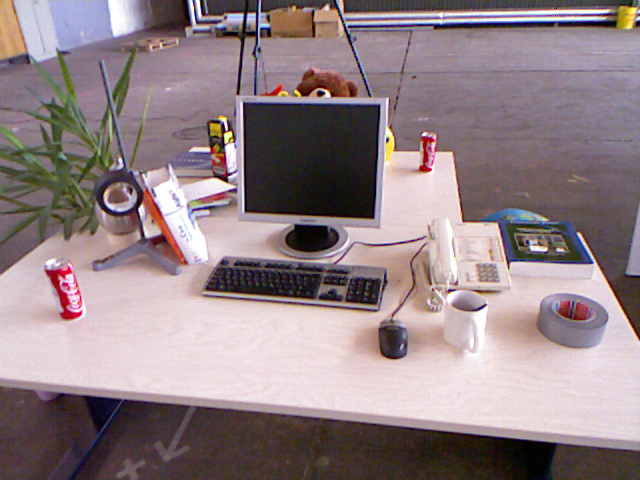
//> input picture Triangulation/1.png, 640 x 480 px
$ ./triangulation 1.png 2.png   (built with g++ and OpenCV 4)
//> lines starting //> are read from the running program, lines starting //| are printed output that depends on the picture
#include <iostream>
#include <opencv2/calib3d.hpp>
#include <opencv2/core.hpp>
#include <opencv2/features2d.hpp>
#include <opencv2/highgui.hpp>
#include <opencv2/imgproc.hpp>
#include <opencv2/xfeatures2d.hpp>
#include <vector>

/*
Step 1 : Extract features from image1 and Image2 and then match them (matches are from Image1(queryIdx) to Image2(trainIdx)).
Step 2 : Estimate the 2D-2D pose between the two image frames (this produces the transformation of points in frame of Image1
															   to frame of Image2), which gives the relative pose T_c2_c1.
		 p_c2 = T_c2_c1 * p_c1
Step 3 : Triangulate the points using the matches (the output points will be in the in the reference frame, which is the
         frame in which the poses of the two cameras is defined with respect to) to produce the 4D homogeneous points.

Example : If the frame of Image1 is the world frame, then performing 2D-2D pose estimation results in Tcw = [R|t] for Image2
		  (i.e. the transformation of points in world frame to the frame of Image2 (current frame)). Because the triangulation
		  is happening between points in Image1 and Image2 using Image1 frame as the reference frame (world frame) and Image2
		  frame (Tcw => can be considered as the pose of camera 2 in the world frame) the output triangulated points will be
		  in the frame of Image2 (i.e. world frame). p_c = K * Tcw * P_w

		  If frame of Image1 is not the world frame, but some T_c1_w, then 2D-2D Pose estimation produces T_c2_c1, then,
		  T_c2_w = T_c2_c1 * T_c1_w (the matrices should be converted to 4x4 matrices).

In conclusion : 2D-2D Pose estimation produces the transformation of points in frame of Image1 to frame of Image2 (i.e. T_c2_c1
				transformation of points in camera 1 to camera 2. This can be considered as the pose of camera 2 in the frame
				of camera 1). p_c2 = K * T_c2_c1 * P_c1

				Triangulating the matches in Image1 and Image2 using the poses of camera 1 (in some reference frame) and camera 2
				(in some ereference frame) results in producing the triangulated points in the reference frame (can be considered as
				the world frame). So, if pose of camera 1 = T_c1_w and pose of camera 2 = T_c2_w, then the triangulated points will
				be P_w, such that, p_c1 = K * T_c1_w * P_w and p_c2 = K * T_c2_w * P_w
*/

void find_feature_matches(const cv::Mat &img1, const cv::Mat &img2,
                          std::vector<cv::KeyPoint> &keypoints1,
                          std::vector<cv::KeyPoint> &keypoints2,
                          std::vector<cv::DMatch> &matches);

void pose_estimation_2d2d(std::vector<cv::KeyPoint> &keypoints1,
                          std::vector<cv::KeyPoint> &keypoints2,
                          std::vector<cv::DMatch> &matches, cv::Mat &K,
                          cv::Mat &R, cv::Mat &t);

void triangulate_points(std::vector<cv::KeyPoint> &keypoints1,
                        std::vector<cv::KeyPoint> &keypoints2,
                        std::vector<cv::DMatch> &matches, cv::Mat &K,
                        cv::Mat &R, cv::Mat &t,
                        std::vector<cv::Point3f> &points);

cv::Point2f pixel2cam(const cv::Point2f &p, const cv::Mat &K);


int main(int argc, char **argv) {
  if (argc != 3) {
    std::cout << "Pass img1 and img2." << std::endl;
    return 1;
  }
  cv::Mat img1 = cv::imread(argv[1]);
//> img1 is the input picture: 480 rows x 640 cols, CV_8UC3; mean B, G, R 133.9, 129.9, 146.3
  cv::Mat img2 = cv::imread(argv[2]);
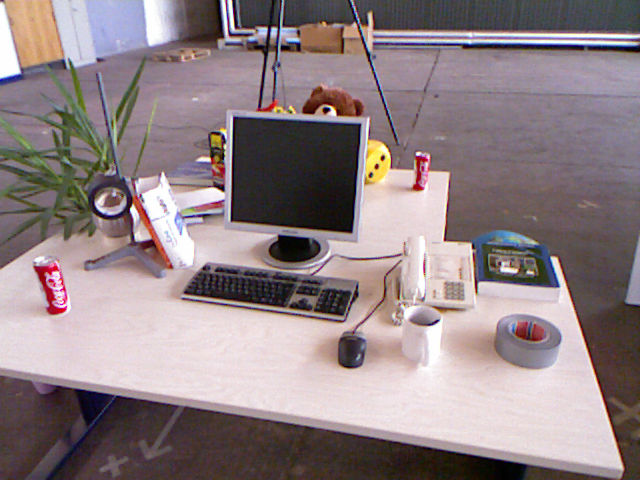
//> input picture Triangulation/2.png, 640 x 480 px
//> img2 is the input picture: 480 rows x 640 cols, CV_8UC3; mean B, G, R 133.1, 129.9, 144.4

  std::vector<cv::KeyPoint> keypoints1, keypoints2;
  std::vector<cv::DMatch> matches;
  find_feature_matches(img1, img2, keypoints1, keypoints2, matches);

  std::cout << "Number of Matches : " << matches.size() << std::endl;

  cv::Mat R, t;
  cv::Mat K =
      (cv::Mat_<float>(3, 3) << 707.0912, 0, 601.8873, 0, 707.0912, 183.1104, 0, 0, 1);
  pose_estimation_2d2d(keypoints1, keypoints2, matches, K, R, t);
  std::cout << "R = " << R << std::endl;
  std::cout << "t = " << t << std::endl;

  std::vector<cv::Point3f> points;
  triangulate_points(keypoints1, keypoints2, matches, K, R, t, points);

  // std::cout << points.size() << std::endl;

  for (int i=0; i < points.size(); i++){
  	cv::DMatch match = matches[i];
  	cv::Point2f pts1 = keypoints1[match.queryIdx].pt;
  	cv::Point2f pts2 = keypoints2[match.trainIdx].pt;
  	cv::Mat P = (cv::Mat_<float>(4, 1) << points[i].x, points[i].y, points[i].z , (float) 1);
  	cv::Mat T1 = (cv::Mat_<float>(3, 4) << 1, 0, 0, 0, 0, 1, 0, 0, 0, 0, 1, 0);
  	cv::Mat T2 = (cv::Mat_<float>(3, 4) << R.at<double>(0, 0), R.at<double>(0, 1),
                R.at<double>(0, 2), t.at<double>(0, 0), R.at<double>(1, 0),
                R.at<double>(1, 1), R.at<double>(1, 2), t.at<double>(1, 0),
                R.at<double>(2, 0), R.at<double>(2, 1), R.at<double>(2, 2),
                t.at<double>(2, 0));
  	// cv::Mat T2 = (cv::Mat_<float>(3, 4) << 9.999910e-01, 1.048972e-03, -4.131348e-03, -9.374345e-02,
  	// 									  -1.058514e-03, 9.999968e-01, -2.308104e-03, -5.676064e-02,
  	// 									   4.128913e-03, 2.312456e-03, 9.999887e-01, 1.716275e+00);
  	std::cout << points[i] << std::endl;
  	// Pose 1
  	cv::Mat p1 = K * T1 * P;
  	p1 /= p1.at<float>(2, 0);
  	cv::Point2f pt_cam1(p1.at<float>(0, 0), p1.at<float>(1, 0));
  	std::cout << pts1 << "  " << pt_cam1 << std::endl;
  	// Pose 2
  	cv::Mat p2 = K * T2 * P;
  	p2 /= p2.at<float>(2, 0);
  	cv::Point2f pt_cam2(p2.at<float>(0, 0), p2.at<float>(1, 0));
  	std::cout << pts2 << "  " << pt_cam2 << std::endl;

  	std::cout << std::endl;
  }

  return 0;
}


void find_feature_matches(const cv::Mat &img1, const cv::Mat &img2,
                          std::vector<cv::KeyPoint> &keypoints1,
                          std::vector<cv::KeyPoint> &keypoints2,
                          std::vector<cv::DMatch> &matches) {

  cv::Ptr<cv::FeatureDetector> detector = cv::ORB::create(2000);
  cv::Ptr<cv::DescriptorExtractor> descriptor = cv::ORB::create();
  cv::Ptr<cv::DescriptorMatcher> matcher =
      cv::DescriptorMatcher::create("BruteForce-Hamming");
  // cv::Ptr<cv::FeatureDetector> detector =
  //     cv::GFTTDetector::create(1000, 0.001, 15.0);
  // cv::Ptr<cv::DescriptorExtractor> descriptor =
  //     cv::xfeatures2d::BriefDescriptorExtractor::create();
  // cv::Ptr<cv::DescriptorMatcher> matcher =
  //       cv::BFMatcher::create(cv::NORM_HAMMING);

  detector->detect(img1, keypoints1);
//> keypoints1 = 2000 keypoints; strongest (x, y, size): (325, 91, 37.2), (229, 130, 31), (323, 93, 31), (322, 92, 37.2)
  detector->detect(img2, keypoints2);
//> keypoints2 = 2000 keypoints; strongest (x, y, size): (329, 109, 31), (331, 109, 37.2), (328, 109, 37.2), (383, 157, 31)

  cv::Mat descriptors1, descriptors2;
  descriptor->compute(img1, keypoints1, descriptors1);
  descriptor->compute(img2, keypoints2, descriptors2);

  std::vector<cv::DMatch> allmatches;
  matcher->match(descriptors1, descriptors2, allmatches);
//> allmatches = 2000 matches
  auto minmax =
      std::minmax_element(allmatches.begin(), allmatches.end(),
                          [](const cv::DMatch &m1, const cv::DMatch &m2) {
                            return m1.distance < m2.distance;
                          });
  float mindist = minmax.first->distance;
//> mindist = 4
  for (cv::DMatch match : allmatches) {
    if (match.distance <= std::max(2 * mindist, (float) 30.0)) {
      matches.push_back(match);
    }
  }
//> after the loop, matches = 372 matches

    cv::Mat imgmatch;
    cv::drawMatches(img1, keypoints1, img2, keypoints2, matches, imgmatch);
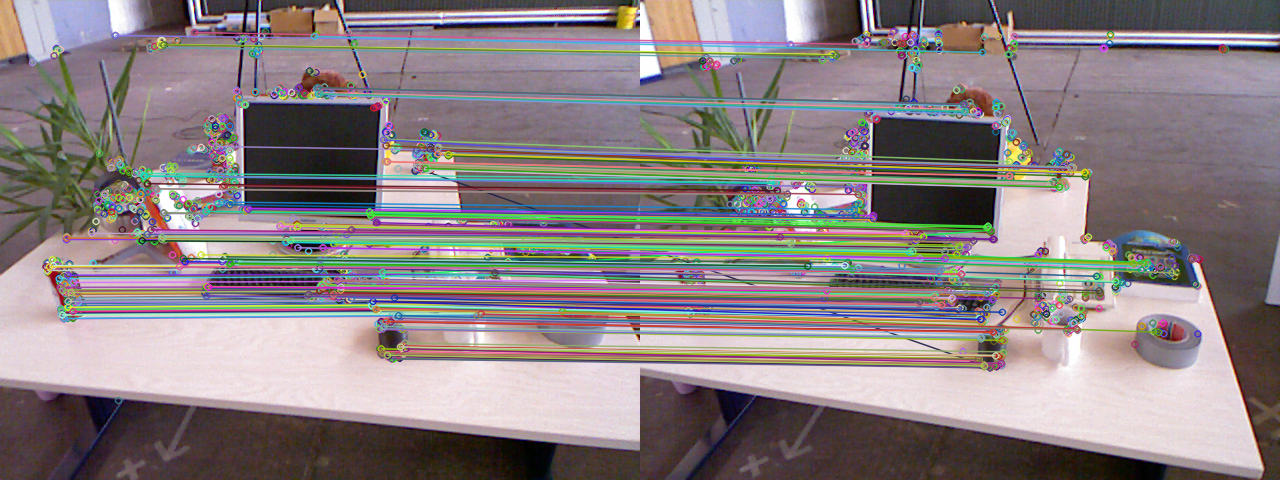
//> imgmatch: 480 rows x 1280 cols, CV_8UC3; mean B, G, R 130.6, 128.7, 138.6
//| Number of Matches : 372
    cv::imshow("Matches", imgmatch);
    cv::waitKey(0);
}


void pose_estimation_2d2d(std::vector<cv::KeyPoint> &keypoints1,
                          std::vector<cv::KeyPoint> &keypoints2,
                          std::vector<cv::DMatch> &matches, cv::Mat &K,
                          cv::Mat &R, cv::Mat &t) {
  std::vector<cv::Point2f> points1;
  std::vector<cv::Point2f> points2;
  for (auto match : matches) {
    points1.push_back(keypoints1[match.queryIdx].pt);
    points2.push_back(keypoints2[match.trainIdx].pt);
  }
//> after the loop, points1 = 372 Points (x, y), first 12: [243, 211], [245, 211], [540, 244], [373, 217], [143, 175], [420, 169], [429, 166], [81, 312], [435, 149], [76, 290], [318, 92], [79, 307]; points2 = 372 Points (x, y), first 12: [229, 219], [231.6, 219.6], [510, 266], [350.4, 231.6], [135, 182], [339.6, 363.6], [422, 185], [65, 308], [428, 168], [61, 287], [323, 109], [64, 301]

  cv::Point2f principal_point(K.at<float>(0, 2), K.at<float>(1, 2));
  float focal_length = K.at<float>(1, 1);
  cv::Mat essential_matrix =
      cv::findEssentialMat(points1, points2, focal_length, principal_point);
//> essential_matrix = [[-0.00713, -0.0172, 0.0608], [0.0907, 0.0274, -0.698], [-0.0398, 0.705, 0.0238]]
  cv::recoverPose(essential_matrix, points1, points2, K, R, t);
//> R = [[0.994, -0.0352, 0.107], [0.0307, 0.999, 0.0432], [-0.108, -0.0396, 0.993]]; t = [-0.996, -0.0874, -0.0208]
//| R = [0.9936799866753114, -0.03518172885634518, 0.1065942307802415;
//|  0.03072208314989203, 0.998594179484341, 0.04319511901739358;
//|  -0.1079640573889473, -0.03964732846831273, 0.9933639069633252]
//| t = [-0.9959519421832355;
//|  -0.08744217512806368;
//|  -0.02082294096217758]
}

void triangulate_points(std::vector<cv::KeyPoint> &keypoints1,
                        std::vector<cv::KeyPoint> &keypoints2,
                        std::vector<cv::DMatch> &matches, cv::Mat &K,
                        cv::Mat &R, cv::Mat &t,
                        std::vector<cv::Point3f> &points) {
	cv::Mat T1 = (cv::Mat_<float>(3, 4) << 1, 0, 0, 0, 0, 1, 0, 0, 0, 0, 1, 0);
  	cv::Mat T2 = (cv::Mat_<float>(3, 4) << R.at<double>(0, 0), R.at<double>(0, 1),
                R.at<double>(0, 2), t.at<double>(0, 0), R.at<double>(1, 0),
                R.at<double>(1, 1), R.at<double>(1, 2), t.at<double>(1, 0),
                R.at<double>(2, 0), R.at<double>(2, 1), R.at<double>(2, 2),
                t.at<double>(2, 0));
//> T2 = [[0.994, -0.0352, 0.107, -0.996], [0.0307, 0.999, 0.0432, -0.0874], [-0.108, -0.0396, 0.993, -0.0208]]
  	// cv::Mat T2 = (cv::Mat_<float>(3, 4) << 9.999910e-01, 1.048972e-03, -4.131348e-03, -9.374345e-02,
  	// 									  -1.058514e-03, 9.999968e-01, -2.308104e-03, -5.676064e-02,
  	// 									   4.128913e-03, 2.312456e-03, 9.999887e-01, 1.716275e+00);
  std::vector<cv::Point2f> pts1, pts2;
  for (cv::DMatch match : matches) {
  	// std::cout << match.queryIdx << "  " << match.trainIdx << std::endl;
    pts1.push_back(pixel2cam(keypoints1[match.queryIdx].pt, K));
    pts2.push_back(pixel2cam(keypoints2[match.trainIdx].pt, K));
  }
//> after the loop, pts1 = 372 Points (x, y), first 12: [-0.508, 0.0394], [-0.505, 0.0394], [-0.0875, 0.0861], [-0.324, 0.0479], [-0.649, -0.0115], [-0.257, -0.02], [-0.245, -0.0242], [-0.737, 0.182], [-0.236, -0.0482], [-0.744, 0.151], [-0.401, -0.129], [-0.739, 0.175]; pts2 = 372 Points (x, y), first 12: [-0.527, 0.0508], [-0.524, 0.0516], [-0.13, 0.117], [-0.356, 0.0686], [-0.66, -0.00157], [-0.371, 0.255], [-0.254, 0.00267], [-0.759, 0.177], [-0.246, -0.0214], [-0.765, 0.147], [-0.394, -0.105], [-0.761, 0.167]
  cv::Mat pts4d;
  cv::triangulatePoints(T1, T2, pts1, pts2, pts4d);
  std::cout << pts4d.size() << std::endl;
//| [372 x 4]
  std::cout << pts4d.cols << std::endl;
//| 372
  for (int i = 0; i < pts4d.cols; i++) {
    // std::cout << "4D point : " << pts4d.col(i) << std::endl;
    cv::Mat x = pts4d.col(i);
    x /= x.at<float>(3, 0);
    // std::cout << "3D point : " << x.at<float>(0, 0) << ", " << x.at<float>(1, 0)
    //           << ", " << x.at<float>(2, 0) << std::endl;
    cv::Point3f p(x.at<float>(0, 0), x.at<float>(1, 0), x.at<float>(2, 0));
    points.push_back(p);
  }
//> this loop made 372 passes
//> x on passes 1 to 3: [-3.34, 0.257, 6.59, 1], [-3.35, 0.262, 6.64, 1], [-0.598, 0.599, 6.83, 1]
//> after the loop, points = 372 Point3s, first 12: [-3.34, 0.26, 6.59], [-3.35, 0.26, 6.64], [-0.6, 0.6, 6.83], [-2.19, 0.33, 6.77], [-3.98, -0.07, 6.14], [-1.22, 0.53, 4.65], [-1.98, -0.19, 8.08], [-4.2, 1.04, 5.71], [-1.9, -0.38, 8.03], [-4.21, 0.86, 5.66], [-3.27, -1.05, 8.16], [-4.23, 0.99, 5.72]
//> the loop in main, `for (int i=0; i < points.size(); i++)` made 372 passes
//> (pts1, pts2, P, p1, p2) on passes 1, 3, 4: (Point(243, 211), Point(229, 219), [-3.34, 0.257, 6.59, 1], [243, 210.7, 1], [229, 219.3, 1]), (Point(540, 244), Point(510, 266), [-0.598, 0.599, 6.83, 1], [540, 245.1, 1], [510.1, 264.9, 1]), (Point(373, 217), Point(350.4, 231.6), [-2.19, 0.331, 6.77, 1], [373, 217.7, 1], [350.5, 230.9, 1])
//| [-3.34338, 0.257336, 6.58745]
//| [243, 211]  [243.012, 210.733]
//| [229, 219]  [228.978, 219.255]
//| [-3.35222, 0.261706, 6.64168]
//> (the first 4 of 24 printed lines)
//> (output is shown up to pass 8 of 372)
}


cv::Point2f pixel2cam(const cv::Point2f &p, const cv::Mat &K) {
  return cv::Point2f((p.x - K.at<float>(0, 2)) / K.at<float>(0, 0),
                     (p.y - K.at<float>(1, 2)) / K.at<float>(1, 1));
}
